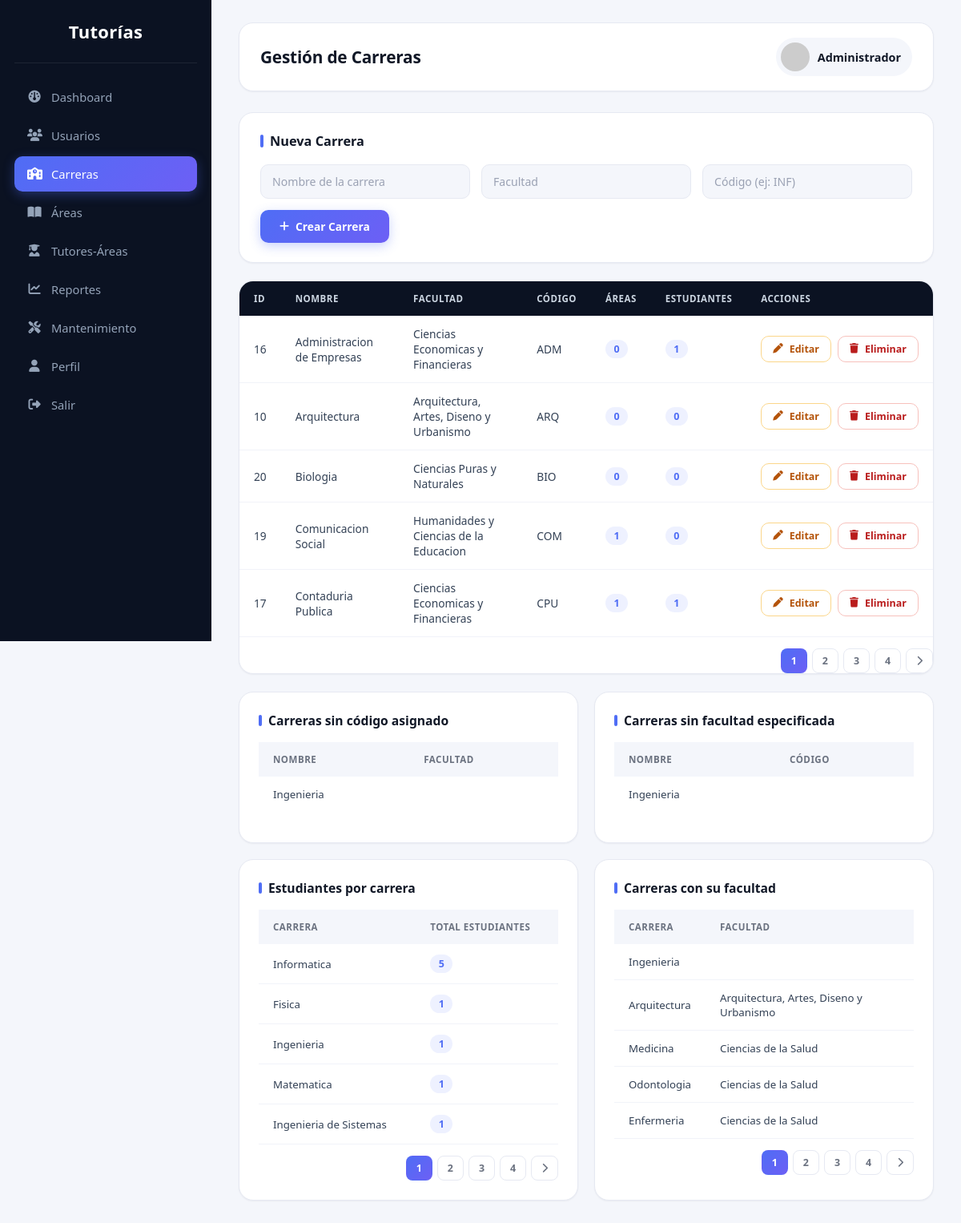
Screenshot of /admin/carreras.php (signed in) with the database file from the repository.
### tables this page shows
CREATE TABLE `carrera` (
  `id_carrera` int(11) NOT NULL,
  `nombre_carrera` varchar(120) NOT NULL,
  `facultad` varchar(120) DEFAULT NULL,
  `codigo_carrera` varchar(20) DEFAULT NULL
);

### admin/carreras.php (the view, shortened to what this page needs)
<?php
require_once '../config/conexion.php';
$carrera_editar = null;
$sql = "
SELECT c.id_carrera, c.nombre_carrera, c.facultad, c.codigo_carrera,
    fn_total_areas_carrera(c.id_carrera) AS total_areas,
    (SELECT COUNT(*) FROM estudiante e WHERE e.id_carrera = c.id_carrera) AS total_estudiantes
FROM carrera c
ORDER BY c.nombre_carrera ASC";
$carreras = $pdo->query($sql)->fetchAll();
$carreras_sin_codigo = $pdo->query("
    SELECT nombre_carrera, facultad
    FROM carrera WHERE codigo_carrera IS NULL OR codigo_carrera = ''
")->fetchAll();
$estudiantes_por_carrera = $pdo->query("
    SELECT c.nombre_carrera, COUNT(e.id_estudiante) AS total_estudiantes
    FROM carrera c LEFT JOIN estudiante e ON c.id_carrera = e.id_carrera
    GROUP BY c.id_carrera
")->fetchAll();
$carreras_sin_facultad = $pdo->query("
    SELECT nombre_carrera, codigo_carrera
    FROM carrera WHERE facultad IS NULL OR facultad = ''
")->fetchAll();
$carreras_con_facultad = $pdo->query("
    SELECT nombre_carrera, facultad FROM carrera ORDER BY facultad
")->fetchAll();
?>
<!DOCTYPE html>
<html lang="es">
<head>
<link rel="stylesheet"
href="https://cdnjs.cloudflare.com/ajax/libs/font-awesome/6.7.1/css/all.min.css">
<link rel="stylesheet" href="../assets/css/carreras.css">
</head>
<body>
<div class="sidebar">
    <div class="logo">Tutorías</div>
    <a href="dashboard.php">
        <i class="fa-solid fa-gauge"></i><span>Dashboard</span>
    </a>
    <a href="usuarios.php">
        <i class="fa-solid fa-users"></i><span>Usuarios</span>
    </a>
    <a href="carreras.php" class="active">
        <i class="fa-solid fa-school"></i><span>Carreras</span>
    </a>
    <a href="areas.php">
        <i class="fa-solid fa-book-open"></i><span>Áreas</span>
    </a>
    <a href="tutores_areas.php">
        <i class="fa-solid fa-user-graduate"></i><span>Tutores-Áreas</span>
    </a>
    <a href="reportes.php">
        <i class="fa-solid fa-chart-line"></i><span>Reportes</span>
    </a>
    <a href="mantenimiento.php">
        <i class="fa-solid fa-screwdriver-wrench"></i><span>Mantenimiento</span>
    </a>
    <a href="perfil.php">
        <i class="fa-solid fa-user"></i><span>Perfil</span>
    </a>
    <a href="../auth/logout.php">
        <i class="fa-solid fa-right-from-bracket"></i><span>Salir</span>
    </a>
</div>
<div class="main">
    <div class="topbar">
        <h2>Gestión de Carreras</h2>
        <div class="user">
            <img src="https://ui-avatars.com/api/?name=<?= urlencode($_SESSION['nombre']) ?>&background=4f6df5&color=fff">
            <?= htmlspecialchars($_SESSION['nombre']) ?>
        </div>
    </div>
    <div class="form-crear">
        <h3><?= $carrera_editar ? 'Editar Carrera' : 'Nueva Carrera' ?></h3>
        <form method="POST">
            <div class="fila">
                <input type="text" name="nombre_carrera" placeholder="Nombre de la carrera" required
                       value="<?= $carrera_editar ? htmlspecialchars($carrera_editar['nombre_carrera']) : '' ?>">
                <input type="text" name="facultad" placeholder="Facultad"
                       value="<?= $carrera_editar ? htmlspecialchars($carrera_editar['facultad']) : '' ?>">
                <input type="text" name="codigo_carrera" placeholder="Código (ej: INF)"
                       value="<?= $carrera_editar ? htmlspecialchars($carrera_editar['codigo_carrera']) : '' ?>">
            </div>
            <div class="acciones-form">
                <button type="submit" class="btn btn-primary">
                    <i class="fa-solid <?= $carrera_editar ? 'fa-floppy-disk' : 'fa-plus' ?>"></i>
                    <?= $carrera_editar ? 'Actualizar' : 'Crear' ?> Carrera
                </button>
            </div>
        </form>
    </div>
    <div class="tabla-wrapper">
    <table id="tablaCarreras">
        <thead>
            <tr>
                <th>ID</th><th>Nombre</th><th>Facultad</th><th>Código</th><th>Áreas</th><th>Estudiantes</th><th>Acciones</th>
            </tr>
        </thead>
        <tbody>
            <?php if (count($carreras) === 0): ?>
                <tr class="fila-vacia"><td colspan="7">No hay carreras registradas.</td></tr>
            <?php else: ?>
                <?php foreach ($carreras as $c): ?>
                <tr>
                    <td><?= $c['id_carrera'] ?></td>
                    <td><?= htmlspecialchars($c['nombre_carrera']) ?></td>
                    <td><?= htmlspecialchars($c['facultad']) ?></td>
                    <td><?= htmlspecialchars($c['codigo_carrera']) ?></td>
                    <td><span class="contador"><?= $c['total_areas'] ?></span></td>
                    <td><span class="contador"><?= $c['total_estudiantes'] ?></span></td>
                    <td>
                        <div class="acciones">
                            <a class="btn btn-editar" href="carreras.php?editar=<?= $c['id_carrera'] ?>">
                                <i class="fa-solid fa-pen"></i> Editar
                            </a>
                            <a class="btn btn-eliminar" href="carreras.php?eliminar=<?= $c['id_carrera'] ?>"
                               onclick="return confirm('¿Eliminar esta carrera? Esta acción no se puede deshacer.');">
                                <i class="fa-solid fa-trash"></i> Eliminar
                            </a>
                        </div>
                    </td>
                </tr>
                <?php endforeach; ?>
            <?php endif; ?>
        </tbody>
    </table>
    </div>
    <div class="secciones-extra">
        <div class="card">
            <h3>Carreras sin código asignado</h3>
            <?php if (empty($carreras_sin_codigo)): ?>
                <div class="alerta-vacio"><i class="fa-solid fa-circle-check"></i> Todas las carreras tienen código asignado.</div>
            <?php else: ?>
            <table id="tablaSinCodigo">
                <thead><tr><th>Nombre</th><th>Facultad</th></tr></thead>
                <tbody>
                    <?php foreach ($carreras_sin_codigo as $c): ?>
                    <tr>
                        <td><?= htmlspecialchars($c['nombre_carrera']) ?></td>
                        <td><?= htmlspecialchars($c['facultad']) ?></td>
                    </tr>
                    <?php endforeach; ?>
                </tbody>
            </table>
            <?php endif; ?>
        </div>
        <div class="card">
            <h3>Carreras sin facultad especificada</h3>
            <?php if (empty($carreras_sin_facultad)): ?>
                <div class="alerta-vacio"><i class="fa-solid fa-circle-check"></i> Todas las carreras tienen facultad especificada.</div>
            <?php else: ?>
            <table id="tablaSinFacultad">
                <thead><tr><th>Nombre</th><th>Código</th></tr></thead>
                <tbody>
                    <?php foreach ($carreras_sin_facultad as $c): ?>
                    <tr>
                        <td><?= htmlspecialchars($c['nombre_carrera']) ?></td>
                        <td><?= htmlspecialchars($c['codigo_carrera']) ?></td>
                    </tr>
                    <?php endforeach; ?>
                </tbody>
            </table>
            <?php endif; ?>
        </div>
        <div class="card">
            <h3>Estudiantes por carrera</h3>
            <table id="tablaEstudiantesPorCarrera">
                <thead><tr><th>Carrera</th><th>Total estudiantes</th></tr></thead>
                <tbody>
                    <?php if (empty($estudiantes_por_carrera)): ?>
                        <tr class="fila-vacia"><td colspan="2">No hay datos disponibles.</td></tr>
                    <?php else: ?>
                        <?php foreach ($estudiantes_por_carrera as $e): ?>
                        <tr>
                            <td><?= htmlspecialchars($e['nombre_carrera']) ?></td>
                            <td><span class="contador"><?= $e['total_estudiantes'] ?></span></td>
                        </tr>
                        <?php endforeach; ?>
                    <?php endif; ?>
                </tbody>
            </table>
        </div>
        <div class="card">
            <h3>Carreras con su facultad</h3>
            <table id="tablaConFacultad">
                <thead><tr><th>Carrera</th><th>Facultad</th></tr></thead>
                <tbody>
                    <?php if (empty($carreras_con_facultad)): ?>
                        <tr class="fila-vacia"><td colspan="2">No hay datos disponibles.</td></tr>
                    <?php else: ?>
                        <?php foreach ($carreras_con_facultad as $c): ?>
                        <tr>
                            <td><?= htmlspecialchars($c['nombre_carrera']) ?></td>
                            <td><?= htmlspecialchars($c['facultad']) ?></td>
                        </tr>
                        <?php endforeach; ?>
                    <?php endif; ?>
                </tbody>
            </table>
        </div>
    </div>
</div>
</body>
</html>

### rows the page displays
carrera: id_carrera "16", nombre_carrera "Administracion de Empresas", facultad "Ciencias Economicas y Financieras", codigo_carrera "ADM", total_areas "0", total_estudiantes "1"
carrera: id_carrera "10", nombre_carrera "Arquitectura", facultad "Arquitectura, Artes, Diseno y Urbanismo", codigo_carrera "ARQ", total_areas "0", total_estudiantes "0"
carrera: id_carrera "20", nombre_carrera "Biologia", facultad "Ciencias Puras y Naturales", codigo_carrera "BIO", total_areas "0", total_estudiantes "0"
carrera: id_carrera "19", nombre_carrera "Comunicacion Social", facultad "Humanidades y Ciencias de la Educacion", codigo_carrera "COM", total_areas "1", total_estudiantes "0"
carrera: id_carrera "17", nombre_carrera "Contaduria Publica", facultad "Ciencias Economicas y Financieras", codigo_carrera "CPU", total_areas "1", total_estudiantes "1"
carrera: nombre_carrera "Ingenieria"
carrera: nombre_carrera "Medicina", facultad "Ciencias de la Salud"
carrera: nombre_carrera "Odontologia", facultad "Ciencias de la Salud"
carrera: nombre_carrera "Enfermeria", facultad "Ciencias de la Salud"

### other values shown
$_SESSION['nombre'] "Administrador"
$e['nombre_carrera'] "Informatica"
$e['total_estudiantes'] "5"
$e['nombre_carrera'] "Fisica"
$e['total_estudiantes'] "1"
$e['nombre_carrera'] "Ingenieria"
$e['nombre_carrera'] "Matematica"
$e['nombre_carrera'] "Ingenieria de Sistemas"
